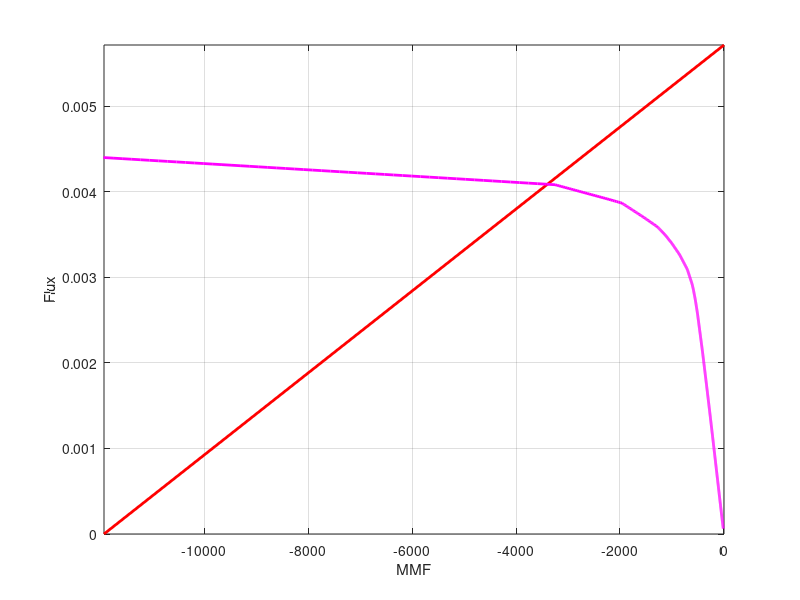

This chart was generated by the following MATLAB code:

%% Part two of the task 48slot V-shape magnets
clear
close all
clc

% Constants 
mu_0 = 4* pi *10^-7; % Vacuum permeability [H/m]
mu_PM = 1.03;        % Magnets relative permeability


% Given parameters
Q = 48;             % Number of slots
p = 4;              % Number of pole pairs
k_w = 1;            % Winding factor, assuming 1
m = 3;              % Number of phases
r = 2;              % winding layer
q = Q / (2 * p * m);% Slots per pole per phase
k_fill = 0.45;

% Given Dimensions
d_st = 0.0008;          % Diamter of the strand [m]
L_stack = 0.150;        % Active lenght of the machine [m]
OD_st = 0.26924;        % Stator outer diameter [m]
ID_st = 0.1619;         % Stator inner diamter [m]
OD_rot = 0.1604;
l_gap = 0.00073;        % Airgap [m]

w_PM = 0.032;                       % Magets width[m]
t_PM = 0.00648;                     % Magnet thickness [m]
D_rot = (ID_st - 2 * l_gap);        % Rotor diamter [m]

% for the slot
Hs0 = 0.00103;
Hs1 = 0;
Hs2 = 0.0295;
Rs = 0.005;

% Slot area
% Winding area 32.2 mm^2, 154.2 + 2*32.2 is the total slot area, gives fill
% factor of 42%
A_slot = (32.2 * 2 + 154.2) * 10^-6;      % Slot area [m2], from Ansys

% Calculated dimensions
A_gap = (pi * (ID_st + OD_st) * L_stack) / (16 * 2);        % Area of the airgap [m2]

A_PM = L_stack * w_PM;                  % Crossectional area of PM
w_tooth = 0.00573;                      % Width of the tooth
l_tooth = Hs0 + Hs1 + Hs2 + Rs;         % [m] length of the flux path in the stator tooth
A_tooth = 2.5 * w_tooth * L_stack;      % [m] width of the stator yoke

l_rot = ((pi / 2) * (4 * pi * OD_rot) / 48) - 2 * t_PM;         % [m] length of the flux path in the stator yoke
w_rot = w_PM;                                                   % [m] width of the stator yoke
A_rot  = w_PM * L_stack;                                        % Crossection area of rotor

% For stator yoke
dsy1 = ID_st + 2 * (Hs0 + Hs1 + Hs2 + Rs);  % Inner diameter of the flux path on the stator yoke
dsy2 = OD_st;                               % outer diameter of the flux path in the stator yoke
dsym = (dsy2 + dsy1) / 2;                   % [m] middle diamter of the stator yoke     
Asy = ((dsy2 - dsy1) / 2) * L_stack;        % [m2]the crossectional area of the flux path in the stator yoke
lsy = ((4 * pi * dsym) / 48) + ((dsy2 - dsy1) / 2);     % [m] length of the flux path in the stator, taking four teeth

%% The steel magnetic charactaristics
load BH_data_Prius_tut.mat
% Extract H and B vectors from the data
H_steel = BH_data(:, 1);  % First column corresponds to H (A_per_meter)
B_steel = BH_data(:, 2);  % Second column corresponds to B (tesla)

%% Magnets charactaristics
H_c = 920000;               % Coercivity of the PM, choosing N36Z_20
F_c = H_c * t_PM;           % F_c of the PM [H/m]

% Short circuit flux of PM
B_r = mu_0 * mu_PM * H_c;
Phi_r = B_r * A_PM;         % [Wb]
%% PLOT OF LOAD & SOURCE LINE
% Finding the operating point of the machine!

% Assuming B_air gap
B_gap = 0.01:0.001:2;
phi_gap = B_gap * A_gap;

% We can compute flux densities in different parts of the iron core
Brot = phi_gap / A_rot;
Bstator_yoke = phi_gap / Asy;
Bstator_tooth = phi_gap / A_tooth;

% Now we have to compute the H values in order then to get mmfs
% interpolation must be used since probably u do not get an exact value :(
method = 'linear';
H_gap = B_gap / mu_0;
Hstator_tooth = interp1(B_steel,H_steel,Bstator_tooth,method);
Hstator_yoke = interp1(B_steel,H_steel,Bstator_yoke,method);
Hrot = interp1(B_steel,H_steel,Brot,method);

%Let's start with mmf drops
Fr = Hrot*l_rot;                % MMf drop of the rotor
Fsy = Hstator_yoke*lsy;         % MMF drop of the stator yoke
Fst = Hstator_tooth*l_tooth;    % MMf drop of the tooth
Fag = H_gap*l_gap;              % MMF drop of the airgap

MMFload = Fr+2*Fag+2*Fst+Fsy;

%source line
Bmag=[0 B_r];
Hmag=[-H_c 0];
MMFmag=2*Hmag*t_PM;
Phimag=Bmag*A_PM;

figure(1)
plot(MMFmag,Phimag,'r','LineWidth',2)
xlim([min(MMFmag) 0]),hold on
plot(-MMFload,phi_gap,'m','LineWidth',2), grid on
xlabel('MMF'), ylabel('Flux')
%defining some boundaries to better understanding
xlim([min(MMFmag) 0]);
ylim([0 Phi_r]);

phi = 0.0040888;      % [Wb] Choose operating points flux from the figure

%% Permeability

% We need to find the relative permeability of the steel at operating
% point.
B_st_yoke = phi / Asy;      % The Flux density at stator yoke
% Now we find H_st_yoke from the steel charataristics then we find the
% permeability of steel at operating point.
H_st_yoke = interp1(B_steel, H_steel, B_st_yoke,"linear");
mu_st_yoke = B_st_yoke / (H_st_yoke * mu_0); % Steel permeability at stator yoke

B_rot = phi / A_rot;
H_rot = interp1 (B_steel, H_steel, B_rot, "linear");
mu_rot = B_rot / (H_rot * mu_0);

B_tooth = phi / A_tooth;
H_tooth = interp1(B_steel, H_steel, B_tooth,"linear");
mu_tooth = B_tooth / (H_tooth * mu_0);
%% Reluctance calculations
%PM
R_PM = t_PM / (mu_0 * mu_PM * A_PM);                % Reluctance of the PM

% Reluctance of the tooth
R_tooth = l_tooth / (mu_0 * mu_tooth * A_tooth);    % Reluctance of the tooth

% Reluctance of the stator yoke
R_st_yoke = lsy / (mu_0 * mu_st_yoke * Asy);        % reluctance of the stator yoke

% Air gap
R_gap = l_gap / (mu_0 * A_gap);                     % Reluctance of the arigap

% Rotor
R_rot_yoke = l_rot / (mu_0 * mu_rot * w_rot * L_stack);   % reluctance of the stator yoke

% Total reluctance
R_tot = 2 * (R_tooth + R_gap + R_PM + R_rot_yoke) + R_st_yoke ;

% Rated current
J = 5.3*10^6;                         % Curent density per strand [A/m2]
N_series = 1;                       % Number of series branches
N_par = (2 * p) / N_series;         % Number parallel branches (N_par * N_ser = 2*p)
A_strand = (d_st^2 * pi) / 4;         % Strand area, neglecting the insulatioin

% Calculating no-load voltage
RPM = 5500;
f = (RPM  * p) / 60;   % Electrical rotation per second (rps)

Omega_r = RPM * pi / 30;

N_turn = floor((800 * N_par) / (sqrt(3) * k_w * p * q * phi * Omega_r * r * p));
N_st = floor(k_fill * A_slot * 4 / (pi * d_st^2 * N_turn * r));
I_rms_phase = N_par * N_st * A_strand * J;

% Magnetic flux linkage
Psi_PM = k_w * p * q * r * phi * N_turn / N_par;

% d and q-axis reluctances
R_d = 2 * (R_PM + R_gap + R_rot_yoke) + R_st_yoke;   % d-axis reluctance
R_q = 2 * (R_gap + R_rot_yoke) + R_st_yoke;          % q-axis reluctance
% Assuming the steel has no loss and is ideal. The reluctance is only due to the magnets and the air.
% since the machine is salient, the d and q-axis reluctances are the same.
N_d = N_turn * k_w * q * r;     % Equivalent naumber of turns
N_q = N_d;
L_d = (N_d^2 * p) / (R_d * N_par^2);    % d-axis inductance
L_q = (N_q^2 * p) / (R_q * N_par^2);    % q-axis inductance


EMF = (sqrt(2) * pi * f .* N_turn * k_w * q * r * p * phi) / N_par;     % RMS phase voltage
EMF_phase2phase_max = EMF * sqrt(6);    % maximum phase2phase voltage
fprintf('The maximume phase2phase induced voltage at: \n %.0f [RPM] is  %.2f [V] and I_phase = %.2f [A] \n', RPM, EMF_phase2phase_max, I_rms_phase)


